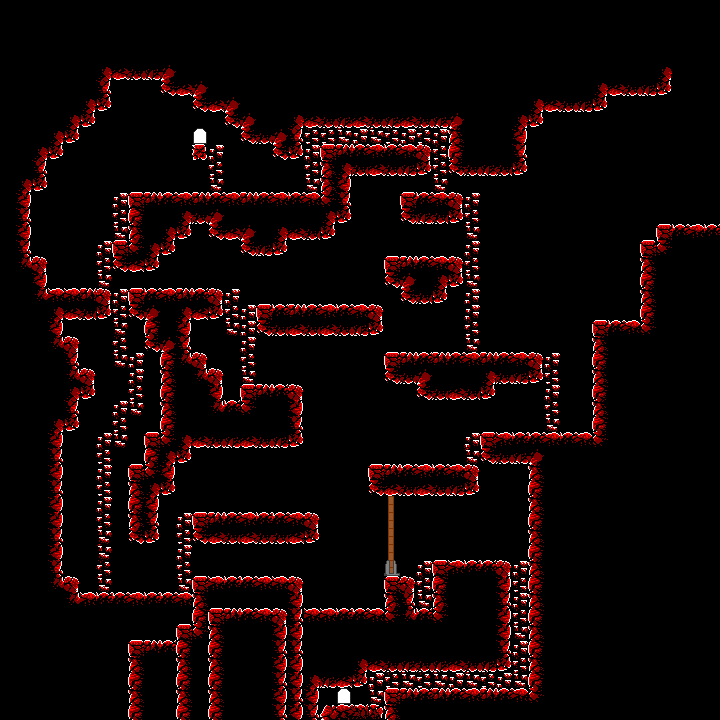

Tiled map render using the project's own tile images. Description and the map definition, with tile-layer contents summarised, below:
An orthogonal 45x45 tile map with 16x16 px tiles, 6 tile layers (Encounters, Floor, Top Floor, Walls, ...), 2 tilesets and 36 objects (32x NPC, 2x exit, 2x entrance).

<map version="1.0" tiledversion="1.0.1" orientation="orthogonal" renderorder="right-down" width="45" height="45" tilewidth="16" tileheight="16" nextobjectid="71">
 <tileset firstgid="1" name="tiles_encounters" tilewidth="16" tileheight="16" tilecount="16" columns="4">
  <image source="../../images/tiles/tiles_encounters.png" width="64" height="64" />
 </tileset>
 <tileset firstgid="17" name="tiles_volcano" tilewidth="16" tileheight="16" tilecount="256" columns="16">
  <image source="../../images/tiles/tiles_volcano.png" width="256" height="256" />
 </tileset>
 <objectgroup name="Objects" visible="0">
  <object id="54" name="lava 15" type="NPC" x="112" y="688" width="16" height="16" />
  <object id="53" name="lava 14" type="NPC" x="48" y="272" width="16" height="16" />
  <object id="55" name="lava 13" type="NPC" x="48" y="256" width="16" height="16" />
  <object id="52" name="lava 12" type="NPC" x="48" y="240" width="16" height="16" />
  <object id="48" name="lava 11" type="NPC" x="48" y="224" width="16" height="16" />
  <object id="51" name="lava 10" type="NPC" x="48" y="208" width="16" height="16" />
  <object id="46" name="lava 9" type="NPC" x="48" y="192" width="16" height="16" />
  <object id="50" name="lava 8" type="NPC" x="48" y="176" width="16" height="16" />
  <object id="49" name="lava 7" type="NPC" x="48" y="160" width="16" height="16" />
  <object id="47" name="lava 6" type="NPC" x="240" y="720" width="16" height="16" />
  <object id="45" name="lava 5" type="NPC" x="240" y="704" width="16" height="16" />
  <object id="44" name="lava 4" type="NPC" x="240" y="688" width="16" height="16" />
  <object id="43" name="lava 3" type="NPC" x="240" y="672" width="16" height="16" />
  <object id="42" name="lava 2" type="NPC" x="240" y="656" width="16" height="16" />
  <object id="41" name="lava 1" type="NPC" x="240" y="640" width="16" height="16" />
  <object id="40" name="lava 0" type="NPC" x="240" y="624" width="16" height="16" />
  <object id="56" name="gap 2" type="NPC" x="368" y="560" width="16" height="16" />
  <object id="25" name="gap 1" type="NPC" x="336" y="560" width="16" height="16" />
  <object id="23" name="gap 0" type="NPC" x="304" y="560" width="16" height="16" />
  <object id="70" name="obj 12" type="NPC" x="320" y="592" width="16" height="16" />
  <object id="69" name="obj 11" type="NPC" x="320" y="576" width="16" height="16" />
  <object id="68" name="obj 10" type="NPC" x="304" y="496" width="16" height="16" />
  <object id="67" name="obj 9" type="NPC" x="304" y="480" width="16" height="16" />
  <object id="64" name="obj 8" type="NPC" x="288" y="368" width="16" height="16" />
  <object id="63" name="obj 7" type="NPC" x="352" y="592" width="16" height="16" />
  <object id="62" name="obj 6" type="NPC" x="352" y="576" width="16" height="16" />
  <object id="61" name="obj 5" type="NPC" x="368" y="448" width="16" height="16" />
  <object id="60" name="obj 4" type="NPC" x="368" y="432" width="16" height="16" />
  <object id="59" name="obj 3" type="NPC" x="384" y="336" width="16" height="16" />
  <object id="58" name="obj 2" type="NPC" x="368" y="288" width="16" height="16" />
  <object id="57" name="obj 1" type="NPC" x="384" y="240" width="16" height="16" />
  <object id="30" name="obj 0" type="NPC" x="400" y="176" width="16" height="16" />
  <object id="29" name="x1" type="exit" x="336" y="688" width="16" height="16">
   <properties>
    <property name="nextlevel" value="volcano-3.tmx" />
    <property name="nextlevelentrance" type="int" value="0" />
   </properties>
  </object>
  <object id="28" name="1" type="entrance" x="336" y="688" width="16" height="16">
   <properties>
    <property name="playerfacing" value="E" />
   </properties>
  </object>
  <object id="16" name="x0" type="exit" x="192" y="128" width="16" height="16">
   <properties>
    <property name="nextlevel" value="volcano-1.tmx" />
    <property name="nextlevelentrance" type="int" value="2" />
   </properties>
  </object>
  <object id="8" name="0" type="entrance" x="192" y="128" width="16" height="16">
   <properties>
    <property name="playerfacing" value="E" />
   </properties>
  </object>
 </objectgroup>
 <layer name="Encounters" width="45" height="45">
  <properties>
   <property name="tileset" value="tiles_encounters" />
  </properties>
  <data>[2025 cells, 2025 non-empty, 1 distinct tile ids]</data>
 </layer>
 <layer name="Floor" width="45" height="45">
  <properties>
   <property name="edgeExitNextEntID" type="int" value="8" />
   <property name="edgeExitNextMapName" value="worldmap.tmx" />
   <property name="tileset" value="tiles_volcano" />
  </properties>
  <data>[2025 cells, 2025 non-empty, 1 distinct tile ids]</data>
 </layer>
 <layer name="Top Floor" width="45" height="45">
  <properties>
   <property name="tileset" value="tiles_volcano" />
  </properties>
  <data>[2025 cells, 100 non-empty, 5 distinct tile ids]</data>
 </layer>
 <layer name="Walls" width="45" height="45">
  <properties>
   <property name="collidable" value="true" />
   <property name="tileset" value="tiles_volcano" />
  </properties>
  <data>[2025 cells, 648 non-empty, 25 distinct tile ids]</data>
 </layer>
 <layer name="Top Walls" width="45" height="45">
  <properties>
   <property name="tileset" value="tiles_volcano" />
  </properties>
  <data>[2025 cells, 0 non-empty, 0 distinct tile ids]</data>
 </layer>
 <layer name="Overhead" width="45" height="45">
  <properties>
   <property name="overhead" value="true" />
   <property name="tileset" value="tiles_volcano" />
  </properties>
  <data>[2025 cells, 0 non-empty, 0 distinct tile ids]</data>
 </layer>
</map>
